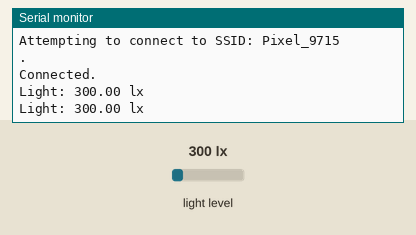
A sketch run on a simulated Arduino MKR. Parts: the last lines printed to the serial monitor. The test bench sets the inputs (shaded band); at power-on: light level 300 lx. WiFi joins after 1.5 s; servers stay silent unless stated; web services answer with replies made up by the test bench.

Above: at 8.3 s.
8.4 s: light level set to 10 lx
At 9.6 s:
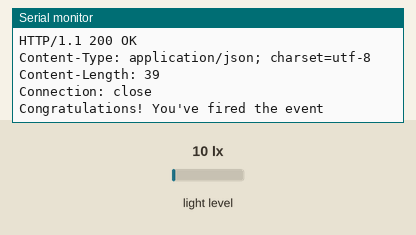
10.4 s: light level set to 40 lx
At 10.99 s:
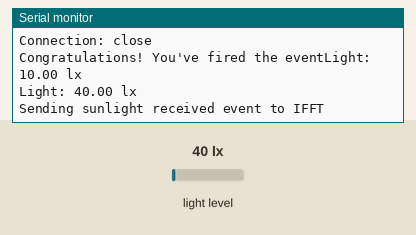
Timing chart, 0 to 13.4 s (numbered marks = the images above; inputs shaded):
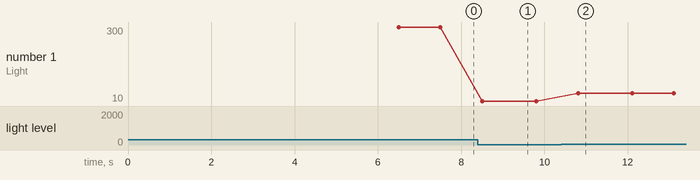

The sketch:

3.1P.ino
```cpp
#include <Wire.h>
#include <BH1750.h>
#include <WiFiNINA.h>

BH1750 lightMeter;

char ssid[] = "Pixel_9715";

WiFiClient client;

char HOST_NAME[] = "maker.ifttt.com";
String RECIEVED_SUNLIGHT_PATH_NAME = "/trigger/received_sunlight/with/key/5pwrVvgV7MTNS00sAB-yG";
String LOST_SUNLIGHT_PATH_NAME = "/trigger/lost_sunlight/with/key/5pwrVvgV7MTNS00sAB-yG";


#define DARKNESS_THRESHOLD 30

bool was_dark = false;

void send_received_sunlight_event(WiFiClient c) {
  Serial.println("Sending sunlight received event to IFFT");
  c.connect(HOST_NAME, 80);

  c.println("GET " + RECIEVED_SUNLIGHT_PATH_NAME + " HTTP/1.1");
  c.println("Host: " + String(HOST_NAME));
  c.println("Connection: close");
  c.println();


  while (c.connected()) {
    if (c.available()) {
      char ch = c.read();
      Serial.print(ch);
    }
  }
}


void send_lost_sunlight_event(WiFiClient c) {
  Serial.println("Sending sunlight lost event to IFFT");

  c.connect(HOST_NAME, 80);

  c.println("GET " + LOST_SUNLIGHT_PATH_NAME + " HTTP/1.1");
  c.println("Host: " + String(HOST_NAME));
  c.println("Connection: close");
  c.println();


  while (c.connected()) {
    if (c.available()) {
      char ch = c.read();
      Serial.print(ch);
    }
  }
}


void setup() {
  Serial.begin(9600);

  Wire.begin();

  lightMeter.begin(BH1750::CONTINUOUS_LOW_RES_MODE);
}

void loop() {
  if (WiFi.status() != WL_CONNECTED) {
    Serial.print("Attempting to connect to SSID: ");
    Serial.println(ssid);
    while (WiFi.status() != WL_CONNECTED) {
      WiFi.begin(ssid);
      Serial.print(".");
      delay(5000);
    }
    Serial.println("\nConnected.");
  }

  float lux = lightMeter.readLightLevel();
  Serial.print("Light: ");
  Serial.print(lux);
  Serial.println(" lx");

  if (lux <= DARKNESS_THRESHOLD) {
    if (!was_dark) {
      send_lost_sunlight_event(client);
      was_dark = true;
    }
  } else {
    if (was_dark) {
      send_received_sunlight_event(client);
      was_dark = false;
    }
  }


  delay(1000);
}
```

Measured:
- after the input at 8.4 s, the serial monitor: prints a new line after 0.11 s (image 1)
- after the input at 10.4 s, the serial monitor: prints a new line after 0.41 s (image 2)
- plotted number 1: 300 → 10 after the input at 8.4 s, 10 → 40 after the input at 10.4 s
